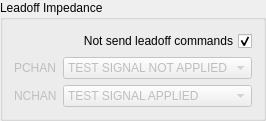
                 <widget class="QGroupBox" name="groupBox_leadoff_impedance">
                  <property name="enabled">
                   <bool>true</bool>
                  </property>
                  <property name="title">
                   <string>Leadoff Impedance</string>
                  </property>
                  <layout class="QGridLayout" name="gridLayout_13">
                   <item row="1" column="0">
                    <layout class="QFormLayout" name="formLayout_3">
                     <property name="labelAlignment">
                      <set>Qt::AlignLeading|Qt::AlignLeft|Qt::AlignVCenter</set>
                     </property>
                     <property name="formAlignment">
                      <set>Qt::AlignLeading|Qt::AlignLeft|Qt::AlignTop</set>
                     </property>
                     <item row="0" column="0">
                      <widget class="QLabel" name="label_12">
                       <property name="enabled">
                        <bool>false</bool>
                       </property>
                       <property name="toolTip">
                        <string>&lt;html&gt;&lt;head/&gt;&lt;body&gt;&lt;p&gt;Apply a current signal of 31.2 Hz into the P channels.&lt;/p&gt;&lt;/body&gt;&lt;/html&gt;</string>
                       </property>
                       <property name="text">
                        <string>PCHAN</string>
                       </property>
                      </widget>
                     </item>
                     <item row="1" column="0">
                      <widget class="QLabel" name="label_13">
                       <property name="enabled">
                        <bool>false</bool>
                       </property>
                       <property name="toolTip">
                        <string>&lt;html&gt;&lt;head/&gt;&lt;body&gt;&lt;p&gt;Apply a current signal of 31.2 Hz into the N channels.&lt;/p&gt;&lt;/body&gt;&lt;/html&gt;</string>
                       </property>
                       <property name="text">
                        <string>NCHAN</string>
                       </property>
                      </widget>
                     </item>
                     <item row="0" column="1">
                      <widget class="QComboBox" name="comboBox_pchan">
                       <property name="enabled">
                        <bool>false</bool>
                       </property>
                       <item>
                        <property name="text">
                         <string>TEST SIGNAL NOT APPLIED</string>
                        </property>
                       </item>
                       <item>
                        <property name="text">
                         <string>TEST SIGNAL APPLIED</string>
                        </property>
                       </item>
                      </widget>
                     </item>
                     <item row="1" column="1">
                      <widget class="QComboBox" name="comboBox_nchan">
                       <property name="enabled">
                        <bool>false</bool>
                       </property>
                       <property name="currentIndex">
                        <number>1</number>
                       </property>
                       <item>
                        <property name="text">
                         <string>TEST SIGNAL NOT APPLIED</string>
                        </property>
                       </item>
                       <item>
                        <property name="text">
                         <string>TEST SIGNAL APPLIED</string>
                        </property>
                       </item>
                      </widget>
                     </item>
                    </layout>
                   </item>
                   <item row="0" column="0">
                    <widget class="QCheckBox" name="checkBox_send_leadoff">
                     <property name="toolTip">
                      <string>&lt;html&gt;&lt;head/&gt;&lt;body&gt;&lt;p&gt;If not checked, used for measure the &lt;a href=&quot;https://openbci-stream.readthedocs.io/en/latest/notebooks/A2-electrodes_impedance.html&quot;&gt;&lt;span style=&quot; text-decoration: underline; color:#2980b9;&quot;&gt;electrodes impedance&lt;/span&gt;&lt;/a&gt; by injecting a current at 31.2 Hz.&lt;/p&gt;&lt;/body&gt;&lt;/html&gt;</string>
                     </property>
                     <property name="layoutDirection">
                      <enum>Qt::RightToLeft</enum>
                     </property>
                     <property name="text">
                      <string>Not send leadoff commands</string>
                     </property>
                     <property name="checked">
                      <bool>true</bool>
                     </property>
                    </widget>
                   </item>
                  </layout>
                 </widget>
